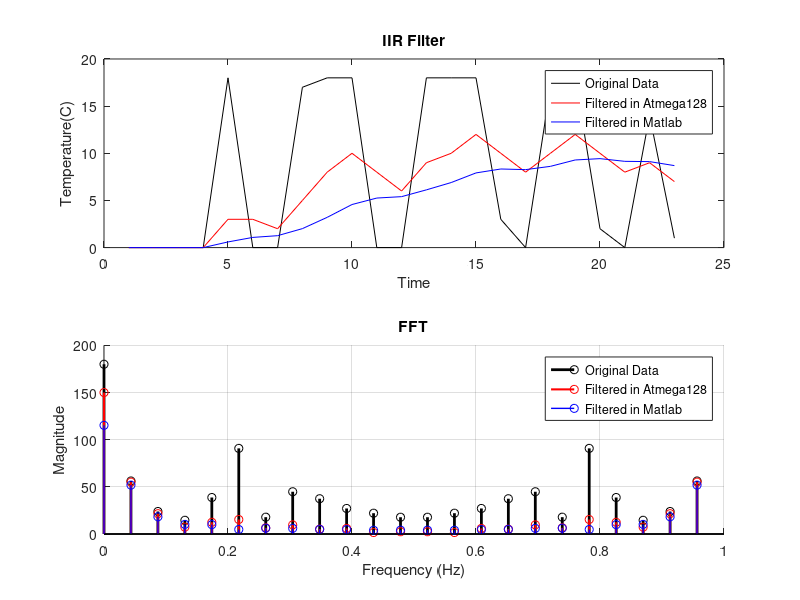

Write MATLAB code to recreate this figure.
data_origin = [0
0
0
0
0
0
0
0
18
3
0
3
0
2
17
5
18
8
18
10
0
8
0
6
18
9
18
10
18
12
3
10
0
8
17
10
18
12
2
10
0
8
14
9
1
7];
data = data_origin(1:2:end);
filtered_in_atmega128 = data_origin(2:2:end);

% IIR 필터 파라미터 설정
alpha = 0.2; % 알파값

filtered_data_iir = zeros(size(data));

% 초기 필터링 값 설정
filtered_data_iir(1) = alpha * filtered_in_atmega128(1);

% IIR 필터링
for i = 2:length(data)
    filtered_data_iir(i) = alpha * filtered_in_atmega128(i) + (1 - alpha) * filtered_data_iir(i-1);
end

% 그래프 그리기
t = 1:length(data); % 시간 인덱스

figure;
subplot(2,1,1);
    plot(t, data, 'k', t, filtered_in_atmega128, 'r', t, filtered_data_iir, 'b');
    
    title('IIR Filter');
    xlabel('Time');
    ylabel('Temperature(C)');
    legend('Original Data', 'Filtered in Atmega128', 'Filtered in Matlab');
subplot(2,1,2);
    hold on;
    Fs = 1;  % 샘플링 주파수
    N = length(data);  % 데이터 포인트의 개수
    f = (0:N-1)*(Fs/N);  % 주파수 벡터
    
    data_fft = fft(data);  % FFT 적용
    fa_fft = fft(filtered_in_atmega128);  % FFT 적용
    fm_fft = fft(filtered_data_iir);  % FFT 적용
    
    stem(f, abs(data_fft), 'k', 'LineWidth', 2.0);  % 주파수 영역의 그래프 (파란색 선)
    stem(f, abs(fa_fft), 'r', 'LineWidth', 1.5);  % 주파수 영역의 그래프 (파란색 선)
    stem(f, abs(fm_fft), 'b', 'LineWidth', 1.0);  % 주파수 영역의 그래프 (파란색 선)

    xlabel('Frequency (Hz)');
    ylabel('Magnitude');
    legend('Original Data', 'Filtered in Atmega128','Filtered in Matlab');
    title('FFT');
    grid on;